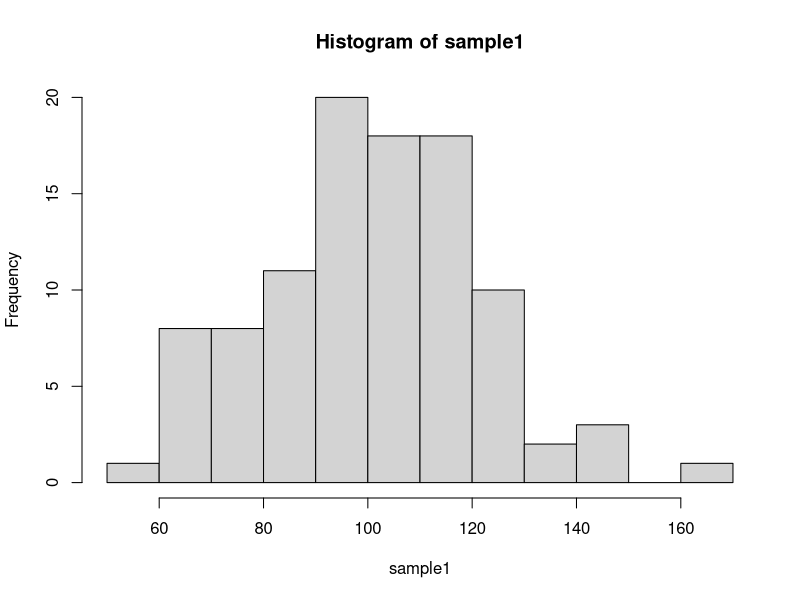
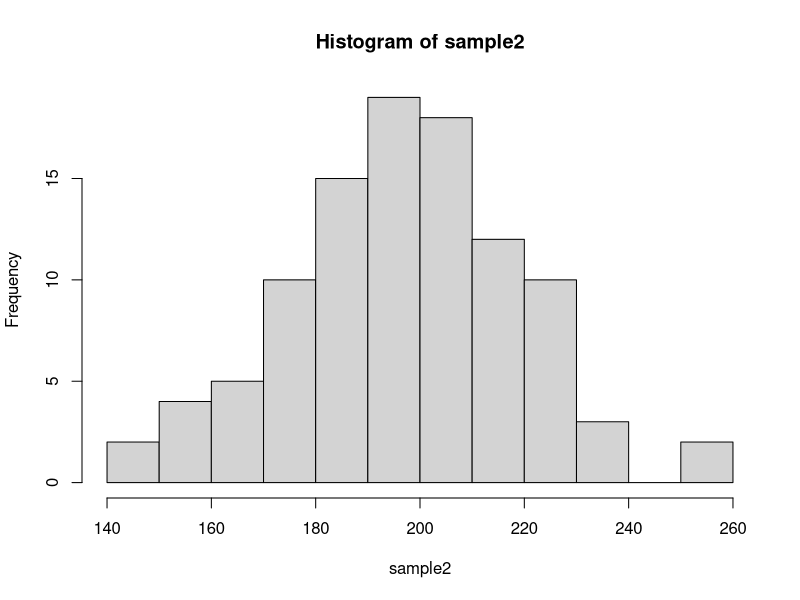
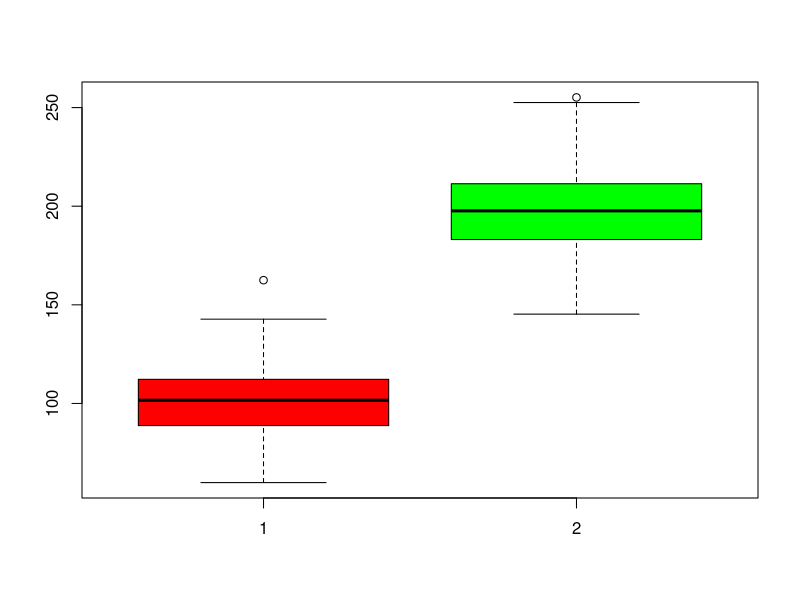

Recreate these plots in R, in order.
#' ---
#' title: "CWB making notes example"
#' author: "Tom Carroll"
#' date: "Day 3 of CWB"
#' ---
#' Generate random numbers for sample 1 and sample 2
sample1 <- rnorm(100,100,20)
sample2 <- rnorm(100,200,20)
#' Histogram for sample 1
#+ fig.width=3, fig.height=3
hist(sample1)
#' Histogram for sample 1
#+ fig.width=3, fig.height=3
hist(sample2)
#' Perform t-test
res <- t.test(sample1,sample2)
res
#' Boxplot of Results
#+ fig.width=5, fig.height=5
boxplot(sample1,sample2,col=c("red","green"))
#' Summary for sample 1
summary(sample1)
#' Summary for sample 2
summary(sample2)

#' Session Information
sessionInfo()

